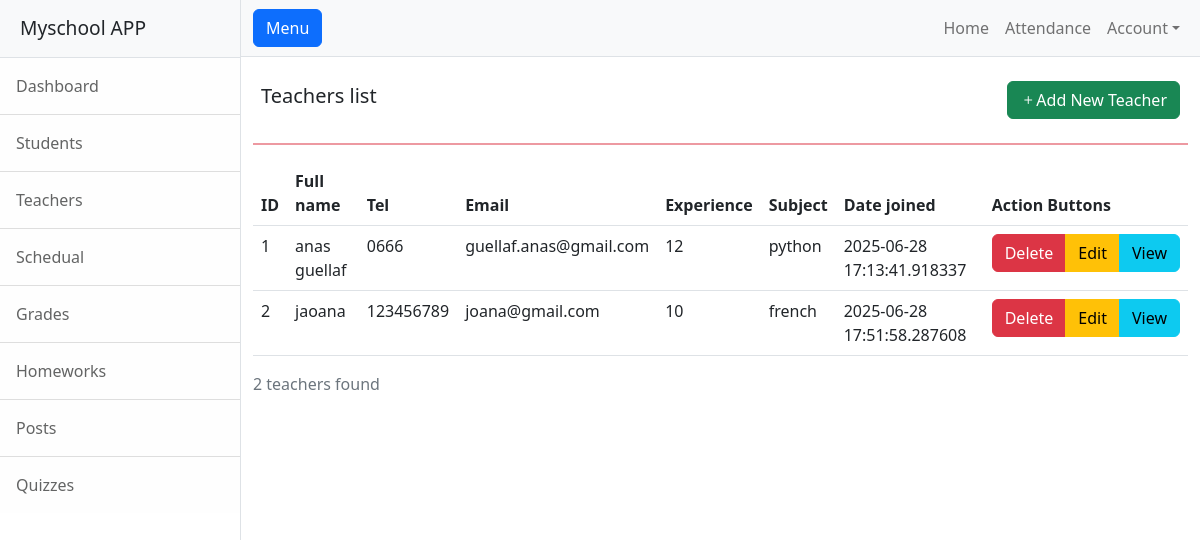
Screenshot of /teacher with the database file from the repository.
### app.py (models this page shows)
class Teacher(db.Model):
    fullname = CharField()
    tel = CharField()
    email = CharField(unique=True)
    experience = IntegerField()
    subject = CharField()
    joining_date = DateTimeField(default=datetime.now, formats='%Y-%m-%d')
    avatar = CharField(null=True)
    class Meta:
        database = db

### app.py (the view)
@app.route('/teacher')
def teachers_list():
    query = Teacher.select()
    counter = query.count()
    return render_template('teacher.html', teachers = query, counter = counter)

### templates/teacher.html (shortened to what this page needs)
{% extends "base.html" %}
{% block content %}
<div class="d-flex justify-content-between align-items-center p-2">
        <h5>Teachers list</h5>
        <a href="{{ url_for('add_teacher') }}" class="btn btn-success" type="submit"><i class="bi bi-plus"></i>Add New Teacher </a>
</div>
<hr class="border border-danger border-1 opacity-50">
<table class="table">
    <thead>
      <tr>
        <th scope="col">ID</th>
        <th scope="col">Full name</th>
        <th scope="col">Tel</th>
        <th scope="col">Email</th>
        <th scope="col">Experience</th>
        <th scope="col">Subject</th>
        <th scope="col">Date joined</th>
        <th scope="col">Action Buttons</th>
      </tr>
    </thead>
    <tbody>
      {% for prof in teachers %}
        <tr>
          <td>{{ prof.id }}</td>
          <td>{{ prof.fullname }}</td>
          <td>{{ prof.tel }}</td>
          <td>{{ prof.email }}</td>
          <td>{{ prof.experience }}</td>
          <td>{{ prof.subject }}</td>
          <td>{{ prof.joining_date }}</td>
          <td>
            <div class="btn-group" role="group" aria-label="Basic example">
              <a href="{{ url_for('teacherDeleteConfirmation', teacher_id=prof.id) }}" type="button" class="btn btn-danger">Delete</a>
              <a href="" type="button" class="btn btn-warning">Edit</a>
              <a href="{{ url_for('teacher_info', teacher_id=prof.id) }}" type="button" class="btn btn-info">View</a>
            </div>
          </td>
        </tr>
      {% endfor %}
    </tbody>
  </table>
<p class="text-muted">{{ counter }} teachers found</p>
{% endblock content %}

### templates/base.html (shortened to what this page needs)
<!DOCTYPE html>
<html lang="en">
    <head>
        <link href="{{ url_for('static', filename='css/styles.css') }}" rel="stylesheet" />
        <link rel="stylesheet" href="https://cdn.jsdelivr.net/npm/bootstrap-icons@1.11.3/font/bootstrap-icons.min.css">
    </head>
    <body>
        <div class="d-flex" id="wrapper">
            <div class="border-end bg-white" id="sidebar-wrapper">
                <div class="sidebar-heading border-bottom bg-light">Myschool APP</div>
                <div class="list-group list-group-flush">
                    <a class="list-group-item list-group-item-action list-group-item-light p-3" href="{{ url_for('home') }}">Dashboard</a>
                    <a class="list-group-item list-group-item-action list-group-item-light p-3" href="{{  url_for('student_list') }}">Students</a>
                    <a class="list-group-item list-group-item-action list-group-item-light p-3" href="{{  url_for('teachers_list') }}">Teachers</a>
                    <a class="list-group-item list-group-item-action list-group-item-light p-3" href="{{  url_for('schedual') }}">Schedual</a>
                    <a class="list-group-item list-group-item-action list-group-item-light p-3" href="#!">Grades</a>
                    <a class="list-group-item list-group-item-action list-group-item-light p-3" href="#!">Homeworks</a>
                    <a class="list-group-item list-group-item-action list-group-item-light p-3" href="#!">Posts</a>
                    <a class="list-group-item list-group-item-action list-group-item-light p-3" href="#!">Quizzes</a>
                </div>
            </div>
            <div id="page-content-wrapper">
                <nav class="navbar navbar-expand-lg navbar-light bg-light border-bottom">
                    <div class="container-fluid">
                        <button class="btn btn-primary" id="sidebarToggle">Menu</button>
                        <div class="collapse navbar-collapse" id="navbarSupportedContent">
                            <ul class="navbar-nav ms-auto mt-2 mt-lg-0">
                                <li class="nav-item active"><a class="nav-link" href="#!">Home</a></li>
                                <li class="nav-item"><a class="nav-link" href="#!">Attendance</a></li>
                                <li class="nav-item dropdown">
                                    <a class="nav-link dropdown-toggle" id="navbarDropdown" href="#" role="button" data-bs-toggle="dropdown" aria-haspopup="true" aria-expanded="false">Account</a>
                                </li>
                            </ul>
                        </div>
                    </div>
                </nav>
                <div class="container-fluid">
                    <div class="row p-2">
                    </div>
                    {% block content %}{% endblock content %}
                </div>
            </div>
        </div>
    </body>
</html>

### rows the page displays
Teacher: id "1", fullname "anas guellaf", tel "0666", email "guellaf.anas@gmail.com", experience "12", subject "python", joining_date "2025-06-28 17:13:41.918337"
Teacher: id "2", fullname "jaoana", tel "123456789", email "joana@gmail.com", experience "10", subject "french", joining_date "2025-06-28 17:51:58.287608"

### other values shown
{{ counter }} "2"
